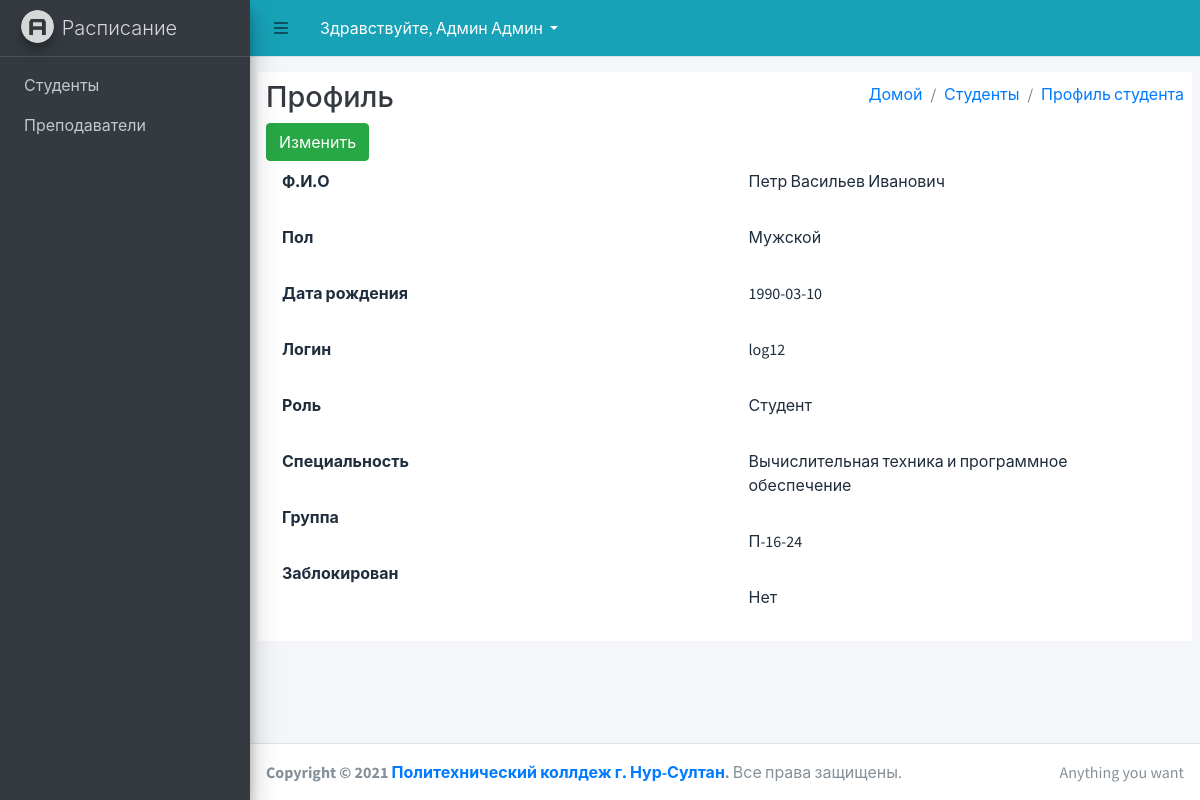
Screenshot of /template/profile-student.php?id=1 (signed in) with the database file from the repository.
### tables this page shows
CREATE TABLE `student` (
  `student_id` int(11) NOT NULL,
  `user_id` int(11) NOT NULL,
  `gruppa_id` int(11) NOT NULL,
  `num_zach` varchar(10) NOT NULL
);

CREATE TABLE `user` (
  `user_id` int(11) NOT NULL,
  `lastname` varchar(50) NOT NULL,
  `firstname` varchar(50) NOT NULL,
  `patronymic` varchar(50) NOT NULL,
  `login` varchar(50) NOT NULL,
  `pass` varchar(11) NOT NULL,
  `gender_id` int(11) NOT NULL,
  `birthday` date NOT NULL,
  `role_id` int(11) NOT NULL,
  `active` int(11) NOT NULL
);

CREATE TABLE `gender` (
  `id` int(11) NOT NULL,
  `genderName` varchar(50) NOT NULL
);

CREATE TABLE `role` (
  `id` int(11) NOT NULL,
  `sys_name` varchar(50) NOT NULL,
  `name` varchar(50) NOT NULL,
  `active` tinyint(4) NOT NULL DEFAULT 1
);

CREATE TABLE `special` (
  `id` int(11) NOT NULL,
  `specialName` varchar(50) NOT NULL,
  `otdel_id` int(11) NOT NULL,
  `active` tinyint(4) NOT NULL DEFAULT 1
);

CREATE TABLE `gruppa` (
  `id` int(11) NOT NULL,
  `special_id` int(11) NOT NULL,
  `gruppaName` varchar(59) NOT NULL,
  `date_begin` date NOT NULL,
  `date_end` date DEFAULT NULL
);

### BaseMapClass/BaseMap.php (called while the page is built, shortened)
<?php
abstract class BaseMap extends Config {
    function __construct()
    {
        $this->db = new PDO('mysql:host='.self::HOST.';dbname='.self::DB_NAME.'', ''.self::DB_USER.'', ''.self::DB_PASSWORD.'');
    }
}

### BaseMapClass/StudentMap.php (called while the page is built, shortened)
<?php
require_once 'BaseMap.php';
class StudentMap extends BaseMap {
public function findProfileById($id)
{
    return $this->db->query("SELECT * FROM student INNER JOIN user ON student.user_id = user.user_id INNER JOIN role ON user.role_id = role.id INNER JOIN gender ON user.gender_id = gender.id INNER JOIN gruppa ON student.gruppa_id = gruppa.id INNER JOIN special ON gruppa.special_id = special.id WHERE student.student_id = $id")->fetch(PDO::FETCH_ASSOC);
}
}

### template/profile-student.php (the view, shortened to what this page needs)
<?php
require 'head.php';
$get = new StudentMap;
$findProfile = $get->findProfileById($_GET['id']);
?>
   <?php if($_SESSION['roleName'] == 'Администратор'): ?>
 <div class="content-wrapper">
    <div class="content-header">
      <div class="container-fluid bg-white pt-2 pl-2 pr-2 pb-2">
        <div class="row mb-2">
          <div class="col-sm-6">
            <h1 class="m-0 text-dark">Профиль </h1>
          </div>
          <div class="col-sm-6">
            <ol class="breadcrumb float-sm-right">
              <li class="breadcrumb-item"><a href="index.php">Домой</a></li>
              <li class="breadcrumb-item "><a href="studentList.php">Студенты</a></li>
              <li class="breadcrumb-item "><a href="profile-teacher.php">Профиль студента</a></li>
            </ol>
          </div>
        </div>
        <div class="row md-2">
        <div class="col-md-6">
      <form action="">
      <button class="btn btn-success">Изменить</button>
      </form>
            <?php endif; ?></div>
            </div>
            <div class="row prepod-info">
            <div class="col-md-6">
            <ul class="nav flex-column">
  <li class="nav-item">
   <b> <p  class="nav-link">Ф.И.О</p></b>
  </li>
  <li class="nav-item">
   <b> <p  class="nav-link">Пол</p></b>
  </li>
  <li class="nav-item">
   <b> <p  class="nav-link">Дата рождения</p></b>
  </li>
  <li class="nav-item">
   <b> <p  class="nav-link">Логин</p></b>
  </li>
  <li class="nav-item">
   <b> <p  class="nav-link">Роль</p></b>
  </li>
  <li class="nav-item">
   <b> <p  class="nav-link">Специальность</p></b>
  </li>
  <li class="nav-item">
   <b> <p  class="nav-link">Группа</p></b>
  </li>
  <li class="nav-item">
   <b> <p  class="nav-link">Заблокирован</p></b>
  </li>
</ul>
            </div>
            <div class="col-md-6">
            <ul class="nav flex-column">
  <li class="nav-item">
<p  class="nav-link"><?=$findProfile['firstname'] ?> <?=$findProfile['lastname'] ?> <?=$findProfile['patronymic'] ?></p>
  </li>
  <li class="nav-item">
    <p  class="nav-link"><?=$findProfile['genderName'] ?></p>
  </li>
  <li class="nav-item">
   <p  class="nav-link"><?=$findProfile['birthday']?></p>
  </li>
  <li class="nav-item">
   <p  class="nav-link"><?=$findProfile['login'] ?></p>
  </li>
  <li class="nav-item">
   <p  class="nav-link"><?=$findProfile['name']?></p>
  </li>
  <li class="nav-item">
    <p  class="nav-link"><?=$findProfile['specialName'] ?></p>
  </li>
  <li class="nav-item">
    <p  class="nav-link"><?=$findProfile['gruppaName'] ?></p>
  </li>
  <?php if($findProfile['active'] == 1): ?>
  <li class="nav-item">
   <p  class="nav-link"> Нет </p>
  </li>
  <?php endif; ?>
</ul>
            </div>
            </div>
      </div>
    </div>
  </div>
<?php require "footer.php" ?>

### rows the page displays
student: user.firstname "Петр", user.lastname "Васильев", user.patronymic "Иванович", gender.genderName "Мужской", user.birthday "1990-03-10", user.login "log12", role.name "Студент", special.specialName "Вычислительная техника и программное обеспечение", gruppa.gruppaName "П-16-24"

### other values shown
$_SESSION['UserFirstName'] "Админ"
$_SESSION['UserLastName'] "Админ"
